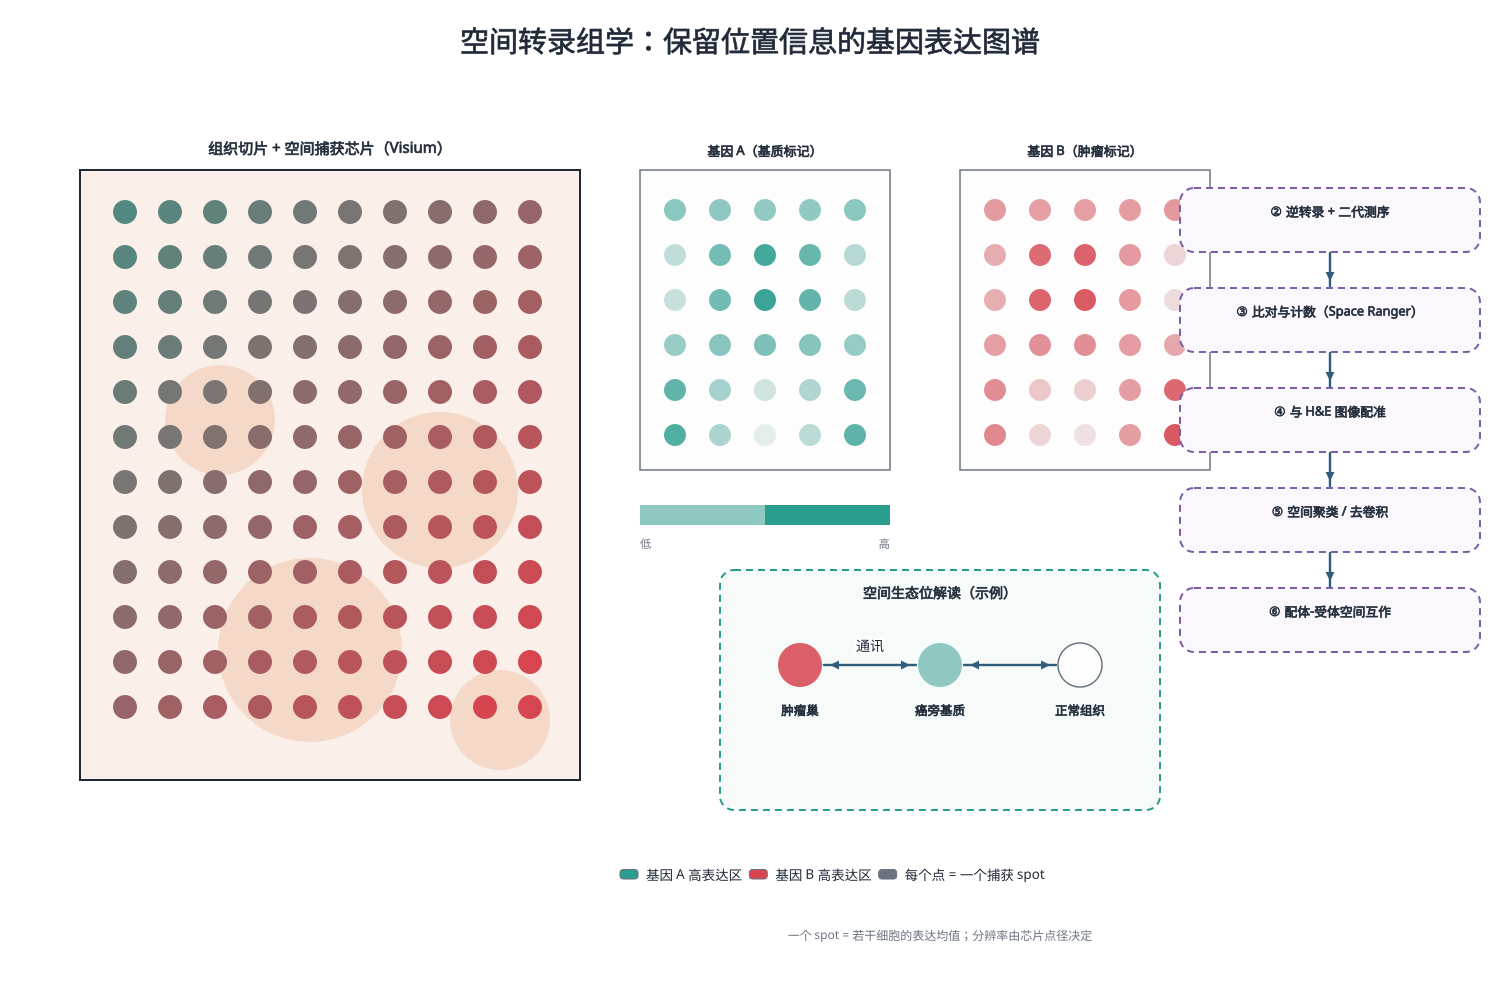

Here is the Python script that generated this plot:
# -*- coding: utf-8 -*-
"""空间转录组：组织切片上的基因表达空间图谱（中心锚点版）"""
import os, sys, math
sys.path.insert(0, r"C:\Users\Administrator\.workbuddy\skills\medical-illustration\scripts")
from bio_graphics import Canvas, C

OUT = os.path.expanduser("~/.workbuddy/skills/medical-illustration/assets/examples/disciplines")
os.makedirs(OUT, exist_ok=True)

def mix(c1, c2, t):
    a = [int(c1[i:i+2], 16) for i in (1, 3, 5)]
    b = [int(c2[i:i+2], 16) for i in (1, 3, 5)]
    return "#" + "".join(f"{round(a[i]+(b[i]-a[i])*t):02x}" for i in range(3))

c = Canvas(1500, 1000)
c.title("空间转录组学：保留位置信息的基因表达图谱", size=29)

# ---------- 左：组织切片 + 捕获点阵 ----------
SX, SY, SW, SH = 80, 170, 500, 610
c.rect(SX, SY, SW, SH, fill="#FBEFEA", stroke=C["ink"], width=2.0)
c.text(SX + SW / 2, SY - 16, "组织切片 + 空间捕获芯片（Visium）", size=15, bold=True)
for (dx, dy, r) in [(140, 250, 55), (360, 320, 78), (230, 480, 92), (420, 550, 50)]:
    c.circle(SX + dx, SY + dy, r, fill="#F5D9C8")
for ix in range(10):
    for iy in range(12):
        px = SX + 45 + ix * 45
        py = SY + 42 + iy * 45
        t = min(1.0, max(0.0, ((px - SX) / SW + (py - SY) / SH) / 2 + 0.15))
        c.circle(px, py, 12, fill=mix("#2A9D8F", "#D64550", t))

# ---------- 中：两基因表达图 ----------
for k, (gene, tint) in enumerate([("基因 A（基质标记）", "#2A9D8F"),
                                   ("基因 B（肿瘤标记）", "#D64550")]):
    bx = 640 + k * 320
    c.rect(bx, 170, 250, 300, fill="#FDFDFD", stroke=C["gray"], width=1.5)
    c.text(bx + 125, 156, gene, size=13, bold=True)
    for ix in range(5):
        for iy in range(6):
            px = bx + 35 + ix * 45
            py = 210 + iy * 45
            v = 0.5 + 0.45 * math.sin(px / 40 + (0 if k else 1.2)) * math.cos(py / 45)
            v = min(1.0, max(0.0, v))
            c.circle(px, py, 11, fill=mix("#F2F2F2", tint, v))
# 色标
c.rect(640, 505, 125, 20, fill=mix("#F2F2F2", "#2A9D8F", 0.5))
c.rect(765, 505, 125, 20, fill=mix("#F2F2F2", "#2A9D8F", 1.0))
c.text(640, 548, "低", size=11.5, fill=C["gray"], anchor="start")
c.text(890, 548, "高", size=11.5, fill=C["gray"], anchor="end")

# ---------- 右：分析流程 ----------
steps = ["逆转录 + 二代测序", "比对与计数（Space Ranger）",
         "与 H&E 图像配准", "空间聚类 / 去卷积", "配体-受体空间互作"]
for i, s in enumerate(steps):
    cy = 220 + i * 100
    c.add("group_box", 1330, cy, w=300, h=64, label=None, color=C["purple"], fill="#FAF8FD")
    c.text(1330, cy - 4, "②③④⑤⑥"[i] + " " + s, size=12.8, bold=True)
    if i < 4:
        c.arrow(1330, cy + 33, 1330, cy + 67, kind="activation")

# ---------- 下中：空间生态位 ----------
c.add("group_box", 940, 690, w=440, h=240, label=None, color=C["teal"], fill="#F6FBFA")
c.text(940, 598, "空间生态位解读（示例）", size=14, bold=True)
c.circle(800, 665, 22, fill=mix("#F2F2F2", "#D64550", 0.85))
c.text(800, 715, "肿瘤巢", size=12.5, bold=True)
c.circle(940, 665, 22, fill=mix("#F2F2F2", "#2A9D8F", 0.5))
c.text(940, 715, "癌旁基质", size=12.5, bold=True)
c.circle(1080, 665, 22, fill="#FDFDFD", stroke=C["gray"], width=1.5)
c.text(1080, 715, "正常组织", size=12.5, bold=True)
c.arrow(824, 665, 916, 665, kind="bidirectional", label="通讯")
c.arrow(964, 665, 1056, 665, kind="bidirectional")

c.add("legend_row", 620, 880, items=[
    ("#2A9D8F", "基因 A 高表达区"), ("#D64550", "基因 B 高表达区"),
    (C["gray"], "每个点 = 一个捕获 spot")], size=13.5)
c.text(940, 940, "一个 spot = 若干细胞的表达均值；分辨率由芯片点径决定",
       size=12, fill=C["gray"])

c.save(os.path.join(OUT, "spatial_transcriptomics.svg"))
c.export(os.path.join(OUT, "spatial_transcriptomics"), formats=("png",), dpi=300)
print("spatial done")
